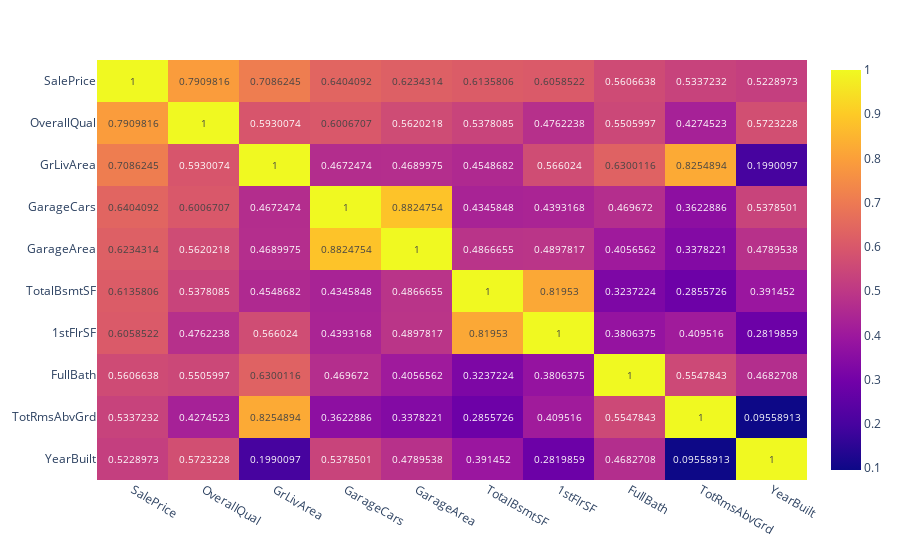

Source (notebook cell):
### Code cell
cols = corrmat.nlargest(k, 'SalePrice')['SalePrice'].index
cm = np.corrcoef(df_train[cols].values.T)
most_relevant = px.imshow(cm,text_auto=True, x=cols.values, y=cols.values,aspect="auto")
most_relevant.show()

### Figure 1 — Plotly figure (JSON) as saved in the notebook; plotly's stock layout.template omitted (floating-point values rounded to 4 significant figures)
{"data": [{"coloraxis": "coloraxis", "hovertemplate": "x: %{x}<br>y: %{y}<br>color: %{z}<extra></extra>", "name": "0", "texttemplate": "%{z}", "type": "heatmap", "x": ["SalePrice", "OverallQual", "GrLivArea", "GarageCars", "GarageArea", "TotalBsmtSF", "1stFlrSF", "FullBath", "TotRmsAbvGrd", "YearBuilt"], "xaxis": "x", "y": ["SalePrice", "OverallQual", "GrLivArea", "GarageCars", "GarageArea", "TotalBsmtSF", "1stFlrSF", "FullBath", "TotRmsAbvGrd", "YearBuilt"], "yaxis": "y", "z": [[1.0, 0.791, 0.7086, 0.6404, 0.6234, 0.6136, 0.6059, 0.5607, 0.5337, 0.5229], [0.791, 1, 0.593, 0.6007, 0.562, 0.5378, 0.4762, 0.5506, 0.4275, 0.5723], [0.7086, 0.593, 1, 0.4672, 0.469, 0.4549, 0.566, 0.63, 0.8255, 0.199], [0.6404, 0.6007, 0.4672, 1, 0.8825, 0.4346, 0.4393, 0.4697, 0.3623, 0.5379], [0.6234, 0.562, 0.469, 0.8825, 1, 0.4867, 0.4898, 0.4057, 0.3378, 0.479], [0.6136, 0.5378, 0.4549, 0.4346, 0.4867, 1, 0.8195, 0.3237, 0.2856, 0.3915], [0.6059, 0.4762, 0.566, 0.4393, 0.4898, 0.8195, 1, 0.3806, 0.4095, 0.282], [0.5607, 0.5506, 0.63, 0.4697, 0.4057, 0.3237, 0.3806, 1, 0.5548, 0.4683], [0.5337, 0.4275, 0.8255, 0.3623, 0.3378, 0.2856, 0.4095, 0.5548, 1, 0.09559], [0.5229, 0.5723, 0.199, 0.5379, 0.479, 0.3915, 0.282, 0.4683, 0.09559, 1]]}], "layout": {"coloraxis": {"colorscale": [[0, "#0d0887"], [0.1111, "#46039f"], [0.2222, "#7201a8"], [0.3333, "#9c179e"], [0.4444, "#bd3786"], [0.5556, "#d8576b"], [0.6667, "#ed7953"], [0.7778, "#fb9f3a"], [0.8889, "#fdca26"], [1, "#f0f921"]]}, "margin": {"t": 60}, "xaxis": {"anchor": "y", "domain": [0, 1]}, "yaxis": {"anchor": "x", "autorange": "reversed", "domain": [0, 1]}}}
